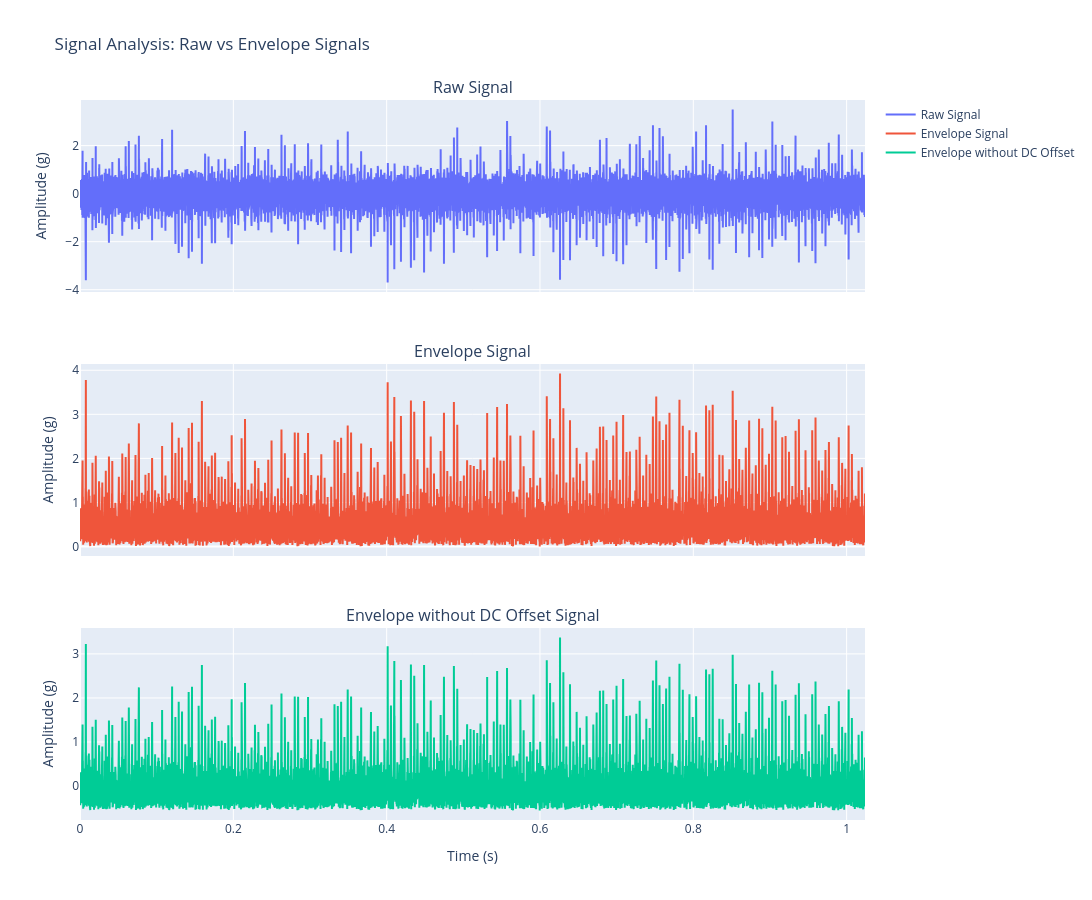

Notebook cell for this chart:
### Code cell
import pandas as pd
from plotly.subplots import make_subplots

# Create DataFrames for plotly
df_raw = pd.DataFrame({
    'time': sample_signal.x,
    'amplitude': sample_signal.y
})

df_envelope = pd.DataFrame({
    'time': sample_envelope_signal.x,
    'amplitude': sample_envelope_signal.y
})

df_envelope_dc = pd.DataFrame({
    'time': sample_envelope_with_dc_offset_signal.x,
    'amplitude': sample_envelope_with_dc_offset_signal.y
})

# Create subplots with shared x-axis
fig = make_subplots(rows=3, cols=1, shared_xaxes=True,
                    subplot_titles=('Raw Signal', 'Envelope Signal', 'Envelope without DC Offset Signal'),
                    vertical_spacing=0.1)

# Add raw signal trace
fig.add_scatter(x=df_raw['time'], y=df_raw['amplitude'], 
                mode='lines', name='Raw Signal', 
                row=1, col=1)

# Add envelope signal trace
fig.add_scatter(x=df_envelope['time'], y=df_envelope['amplitude'], 
                mode='lines', name='Envelope Signal',
                row=2, col=1)

# Add envelope without DC offset trace
fig.add_scatter(x=df_envelope_dc['time'], y=df_envelope_dc['amplitude'], 
                mode='lines', name='Envelope without DC Offset', 
                row=3, col=1)

# Update y-axes labels
fig.update_yaxes(title_text='Amplitude (g)', row=1, col=1)
fig.update_yaxes(title_text='Amplitude (g)', row=2, col=1)
fig.update_yaxes(title_text='Amplitude (g)', row=3, col=1)
fig.update_xaxes(title_text='Time (s)', row=3, col=1)

fig.update_layout(height=900, width=1200, title_text='Signal Analysis: Raw vs Envelope Signals')
fig.show();

### Figure 1 — Plotly figure (JSON) as saved in the notebook; plotly's stock layout.template omitted (floating-point values rounded to 4 significant figures; data arrays with more than 128 entries replaced by an {"elided": "..."} marker saying what was removed)
{"data": [{"mode": "lines", "name": "Raw Signal", "type": "scatter", "x": {"elided": "20480 float values"}, "xaxis": "x", "y": {"elided": "20480 float values"}, "yaxis": "y"}, {"mode": "lines", "name": "Envelope Signal", "type": "scatter", "x": {"elided": "20480 float values"}, "xaxis": "x2", "y": {"elided": "20480 float values"}, "yaxis": "y2"}, {"mode": "lines", "name": "Envelope without DC Offset", "type": "scatter", "x": {"elided": "20480 float values"}, "xaxis": "x3", "y": {"elided": "20480 float values"}, "yaxis": "y3"}], "layout": {"annotations": [{"font": {"size": 16}, "showarrow": false, "text": "Raw Signal", "x": 0.5, "xanchor": "center", "xref": "paper", "y": 1, "yanchor": "bottom", "yref": "paper"}, {"font": {"size": 16}, "showarrow": false, "text": "Envelope Signal", "x": 0.5, "xanchor": "center", "xref": "paper", "y": 0.6333, "yanchor": "bottom", "yref": "paper"}, {"font": {"size": 16}, "showarrow": false, "text": "Envelope without DC Offset Signal", "x": 0.5, "xanchor": "center", "xref": "paper", "y": 0.2667, "yanchor": "bottom", "yref": "paper"}], "height": 900, "title": {"text": "Signal Analysis: Raw vs Envelope Signals"}, "width": 1200, "xaxis": {"anchor": "y", "domain": [0, 1], "matches": "x3", "showticklabels": false}, "xaxis2": {"anchor": "y2", "domain": [0, 1], "matches": "x3", "showticklabels": false}, "xaxis3": {"anchor": "y3", "domain": [0, 1], "title": {"text": "Time (s)"}}, "yaxis": {"anchor": "x", "domain": [0.7333, 1], "title": {"text": "Amplitude (g)"}}, "yaxis2": {"anchor": "x2", "domain": [0.3667, 0.6333], "title": {"text": "Amplitude (g)"}}, "yaxis3": {"anchor": "x3", "domain": [0, 0.2667], "title": {"text": "Amplitude (g)"}}}}
